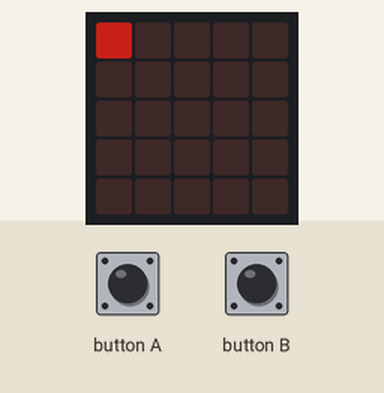
Recording of a program running on a simulated BBC micro:bit (MakeCode). Shown: the board's 5×5 LED display. The test bench sets the inputs (shaded band). Dim RGB values are drawn brighter than linear.

Above: at 0.7 s.
1.3 s: button A pressed for 0.15 s
At 1.9 s:
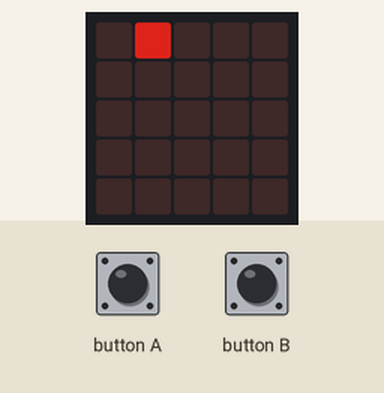
2.0 s: button B pressed for 0.15 s
At 2.6 s:
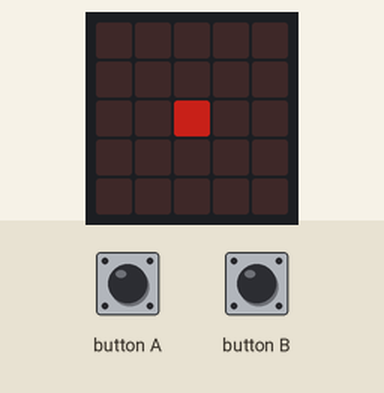
2.7 s: button A pressed for 0.15 s
At 3.3 s:
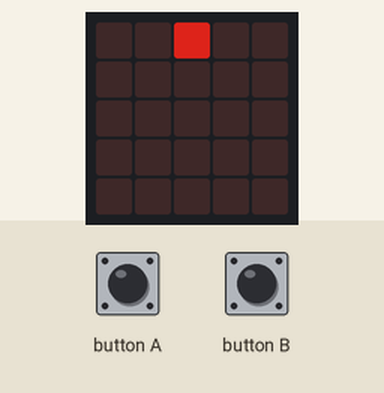
3.4 s: button B pressed for 0.15 s
At 4.0 s:
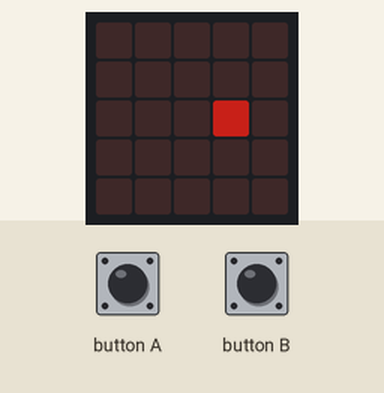
Timing chart, 0 to 6.4 s (numbered marks = the images above; inputs shaded):
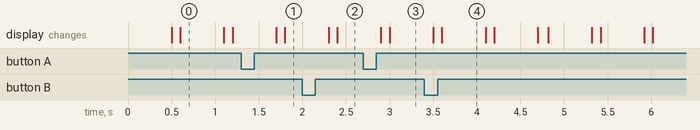

The program:

main.ts
```typescript
input.onButtonPressed(Button.A, function () {
    speed = speed + 50
    if (speed > 255) {
        speed = 255
    }
})
input.onButtonPressed(Button.B, function () {
    speed = speed - 50
    if (speed < 0) {
        speed = 0
    }
})
let ms = 0
let dir = 0
let motor = 0
let speed = 0
speed = 100
basic.forever(function () {
    motor = 0
    for (let index = 0; index < 4; index++) {
        dir = 1
        ms = speed * dir
        led.plotBrightness(motor, dir + 1, speed)
        basic.pause(500)
        ms = 0
        led.unplot(motor, dir + 1)
        basic.pause(100)
        dir = -1
        ms = speed * dir
        led.plotBrightness(motor, dir + 1, speed)
        basic.pause(500)
        ms = 0
        led.unplot(motor, dir + 1)
        basic.pause(100)
        motor = motor + 1
    }
})
```

test.ts
```typescript
// 在此处测试；当此软件包作为插件使用时，将不会编译此软件包。
```

Measured:
- what the display in image 0 shows lasts 0.5 s, from 0.6 s to 1.1 s
